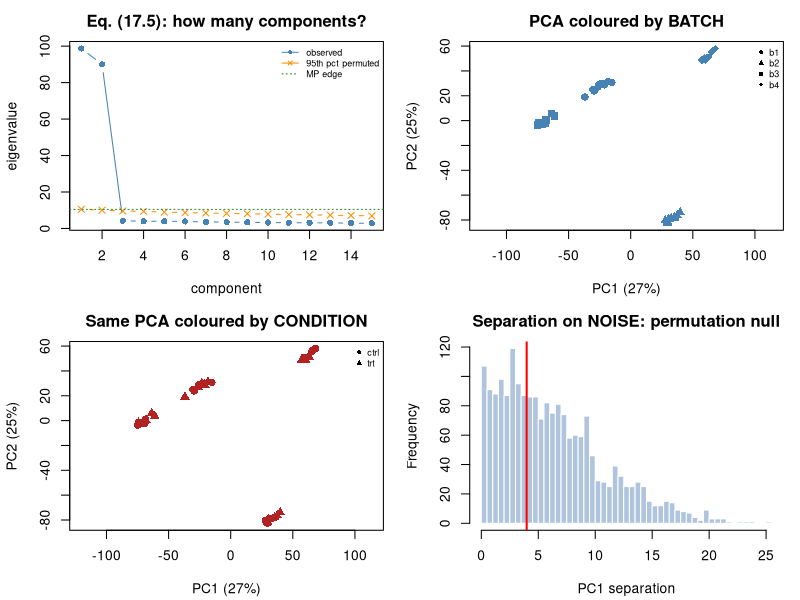

Source code (R):
#' ---
#' title: "Module 17 - Principal component analysis"
#' output: html_document
#' ---
#'
#' **Curriculum link:** `stats.md` -> Topic 17, equations (17.1)-(17.6)
#'
#' ## What you will learn
#'
#' 1. PCA is one eigenproblem (17.1), computed via SVD (17.2)-(17.3).
#' 2. Centering is mandatory; **scaling is a decision** (17.4).
#' 3. How many components: parallel analysis and Marchenko-Pastur (17.5).
#' 4. Sign and rotation indeterminacy.
#' 5. **PC x metadata association (17.6)** -- the key bioinformatics output.
#' 6. Over-reading separation, and double dipping.

#+ setup, message = FALSE
MODULE_NAME <- "17_pca"
OUT <- file.path(Sys.getenv("STATS_OUT", unset = "results"), MODULE_NAME)
dir.create(OUT, recursive = TRUE, showWarnings = FALSE)
header <- function(txt) cat("\n", strrep("=", 72), "\n", txt, "\n",
                            strrep("=", 72), "\n", sep = "")

#' ## 1. PCA from scratch: eigen and SVD agree, eq. (17.1)-(17.3)

#+ pca-scratch
header("1. Eigen-decomposition == SVD (17.1)-(17.3)")
pca_manual <- function(X, scale. = FALSE) {
  Xc <- scale(X, center = TRUE, scale = scale.)      # centering is MANDATORY
  n <- nrow(Xc)
  sv <- svd(Xc)
  list(scores = sv$u %*% diag(sv$d), loadings = sv$v,
       eigenvalues = sv$d^2 / (n - 1), pve = sv$d^2 / sum(sv$d^2), centered = Xc)
}
set.seed(1701)
n_s <- 60; p_f <- 300
Z <- matrix(rnorm(n_s * 2), n_s)
X <- Z %*% matrix(rnorm(2 * p_f), 2) + matrix(rnorm(n_s * p_f, 0, 0.8), n_s)
res <- pca_manual(X)
S <- cov(res$centered)
ev_eig <- sort(eigen(S, only.values = TRUE)$values, TRUE)[1:6]
cat(sprintf("  eigenvalues from covariance eigen: %s\n",
            paste(sprintf("%.4f", ev_eig), collapse = " ")))
cat(sprintf("  eigenvalues from SVD, d^2/(n-1)  : %s\n",
            paste(sprintf("%.4f", res$eigenvalues[1:6]), collapse = " ")))
cat(sprintf("  max |difference| = %.2e\n", max(abs(ev_eig - res$eigenvalues[1:6]))))
pr <- prcomp(X, center = TRUE, scale. = FALSE)
cat(sprintf("\n  prcomp() PVE : %s\n",
            paste(sprintf("%.4f", (pr$sdev^2/sum(pr$sdev^2))[1:6]), collapse = " ")))
cat(sprintf("  manual   PVE : %s\n",
            paste(sprintf("%.4f", res$pve[1:6]), collapse = " ")))
recon <- res$scores[, 1:2] %*% t(res$loadings[, 1:2])
cat(sprintf("\n  rank-2 reconstruction captures %.1f%% of the total variance\n",
            100 * (1 - sum((res$centered - recon)^2) / sum(res$centered^2))))

#' ## 2. Centering is mandatory; scaling is a decision, eq. (17.4)

#+ centering-scaling
header("2. Centering and scaling (17.4)")
X_unc <- X + 50
sv_unc <- svd(X_unc)
cat(sprintf("  WITHOUT centering, PC1 explains %.1f%% of variance\n",
            100 * sv_unc$d[1]^2 / sum(sv_unc$d^2)))
cat(sprintf("  |cor(PC1 loading, mean vector)| = %.4f\n",
            abs(cor(sv_unc$v[, 1], colMeans(X_unc)))))
cat("  Without centering, PC1 just points at the mean. ALWAYS centre.\n")
cat("  (prcomp() centres by default; princomp() also does. Never turn it off.)\n")
set.seed(1702)
clin <- cbind(HbA1c = rnorm(100, 5.5, 0.8), chol = rnorm(100, 200, 40),
              wbc = rnorm(100, 7000, 2500))
cat("\n  Scaling matters when features are on different scales:\n")
for (sc in c(FALSE, TRUE)) {
  r <- pca_manual(clin, scale. = sc)
  cat(sprintf("    scale=%-5s: PVE1=%.3f, |PC1 loadings| = %s\n", sc, r$pve[1],
              paste(sprintf("%.3f", abs(r$loadings[, 1])), collapse = " ")))
}
cat("  Unscaled, PC1 is entirely the variable with the largest UNITS (wbc),\n")
cat("  an artefact of measurement units, not biology.\n")
cat("\n  RULE: scale when units differ (clinical panels); do NOT scale when\n")
cat("  features share units and the variance differences ARE the biology\n")
cat("  (log-expression, M-values, arcsinh cytometry).\n")

#' ## 3. How many components? eq. (17.5)

#+ how-many
header("3. Selecting components: parallel analysis and Marchenko-Pastur (17.5)")
parallel_analysis <- function(X, n_perm = 60, scale. = TRUE) {
  obs <- pca_manual(X, scale.)$eigenvalues
  null <- replicate(n_perm, {
    Xp <- apply(X, 2, sample)      # permute each feature INDEPENDENTLY
    pca_manual(Xp, scale.)$eigenvalues[seq_along(obs)]
  })
  list(obs = obs, thresh = apply(null, 1, quantile, 0.95))
}
set.seed(1703)
pa <- parallel_analysis(X, n_perm = 40)
gamma <- p_f / n_s
mp_edge <- (1 + sqrt(gamma))^2                                  # eq. (17.5)
cat(sprintf("  data: n=%d, p=%d, gamma = p/n = %.2f\n", n_s, p_f, gamma))
cat(sprintf("  Marchenko-Pastur upper edge (1+sqrt(gamma))^2 = %.3f\n\n", mp_edge))
cat(sprintf("  %4s%13s%23s%8s\n", "PC", "eigenvalue", "95th pct of permuted", "keep?"))
for (j in 1:6)
  cat(sprintf("  %4d%13.3f%23.3f%8s\n", j, pa$obs[j], pa$thresh[j],
              ifelse(pa$obs[j] > pa$thresh[j], "yes", "no")))
cat(sprintf("\n  parallel analysis keeps %d component(s); the data were generated\n",
            sum(pa$obs > pa$thresh)))
cat("  from 2 latent factors.\n")
cat("\n  How large do PURE NOISE eigenvalues get?\n")
cat(sprintf("  %6s%7s%8s%14s%10s\n", "n", "p", "gamma", "observed max", "MP edge"))
for (cfg in list(c(50,50), c(50,500), c(50,2000))) {
  set.seed(cfg[1]*cfg[2])
  Xn <- matrix(rnorm(cfg[1]*cfg[2]), cfg[1])
  e <- pca_manual(Xn, scale. = TRUE)$eigenvalues
  g <- cfg[2]/cfg[1]
  cat(sprintf("  %6d%7d%8.1f%14.2f%10.2f\n", cfg[1], cfg[2], g, e[1], (1+sqrt(g))^2))
}
cat("  With p >> n, noise alone produces enormous leading eigenvalues.\n")

#' ## 4. Sign and rotation indeterminacy

#+ sign
header("4. PC signs are arbitrary; near-tied PCs are unstable")
r1 <- pca_manual(X); r2 <- pca_manual(X[, ncol(X):1])
cat(sprintf("  PC1 PVE, original order : %.6f\n", r1$pve[1]))
cat(sprintf("  PC1 PVE, reversed order : %.6f   <- identical\n", r2$pve[1]))
cat(sprintf("  correlation of the two PC1 score vectors: %+.6f\n",
            cor(r1$scores[, 1], r2$scores[, 1])))
cat("  |correlation| = 1, but the SIGN can flip. Never interpret the sign of\n")
cat("  a PC without anchoring it to a known feature.\n")
set.seed(1704)
base <- matrix(rnorm(80*2), 80) %*% diag(c(2.0, 1.98))    # NEARLY equal
Xtie <- cbind(base, matrix(rnorm(80*20, 0, 0.3), 80))
orig <- pca_manual(Xtie)$loadings[, 1]
sims <- replicate(50, {
  idx <- sample(80, 80, TRUE)
  abs(sum(pca_manual(Xtie[idx, ])$loadings[, 1] * orig))
})
cat(sprintf("\n  Near-tied eigenvalues -> unstable individual eigenvectors:\n"))
cat(sprintf("    eigenvalues 1,2 = %s\n",
            paste(sprintf("%.3f", pca_manual(Xtie)$eigenvalues[1:2]), collapse = " ")))
cat(sprintf("    mean |cos| between bootstrap PC1 and original PC1: %.3f\n", mean(sims)))
cat("    Only the SUBSPACE spanned by tied PCs is well defined.\n")

#' ## 5. PC x metadata association, eq. (17.6)

#+ pc-metadata
header("5. Which covariate explains each PC? (17.6)")
set.seed(1705)
n_samp <- 40; G <- 2000
meta <- data.frame(condition = rep(c("ctrl","trt"), n_samp/2),
                   batch = rep(c("b1","b2","b3","b4"), each = n_samp/4),
                   sex = sample(c("F","M"), n_samp, TRUE),
                   lib_size = rlnorm(n_samp, log(2e7), 0.3))
expr <- matrix(rnorm(n_samp * G), n_samp)
batch_load <- matrix(rnorm(4 * G), 4)
for (i in 1:4) expr[meta$batch == paste0("b", i), ] <-
  expr[meta$batch == paste0("b", i), ] + 2.2 * rep(batch_load[i, ], each = sum(meta$batch == paste0("b", i)))
expr[meta$condition == "trt", 1:200] <- expr[meta$condition == "trt", 1:200] + 0.9
expr <- expr + 0.6 * as.vector(scale(log(meta$lib_size)))
pc <- pca_manual(expr)
pc_metadata_r2 <- function(scores, meta, n_pc = 5) {
  out <- data.frame(PC = 1:n_pc, PVE = NA)
  for (col in names(meta)) out[[col]] <- NA
  for (j in 1:n_pc) {
    zj <- scores[, j]; out$PVE[j] <- NA
    for (col in names(meta)) {
      v <- meta[[col]]
      out[[col]][j] <- summary(lm(zj ~ if (is.numeric(v)) v else factor(v)))$r.squared
    }
  }
  out
}
tabm <- pc_metadata_r2(pc$scores, meta)
tabm$PVE <- pc$pve[1:5]
print(format(tabm, digits = 3), row.names = FALSE)
cat("\n  PC1 is overwhelmingly explained by BATCH, not condition. That is a\n")
cat("  technical finding, not a discovery. Build this table for EVERY dataset\n")
cat("  before interpreting a single PCA plot (stats.md Topic 19).\n")

#' ## 6. Two errors: over-reading separation, and double dipping

#+ errors
header("6. Separation in PC space is not evidence")
set.seed(1706)
n_samp <- 20; G <- 5000
Xnull <- matrix(rnorm(n_samp * G), n_samp)          # NO group structure at all
labels <- rep(0:1, n_samp/2)
pn <- pca_manual(Xnull)
obs_sep <- abs(mean(pn$scores[labels == 0, 1]) - mean(pn$scores[labels == 1, 1]))
null_sep <- replicate(2000, {
  perm <- sample(labels)
  abs(mean(pn$scores[perm == 0, 1]) - mean(pn$scores[perm == 1, 1]))
})
cat(sprintf("  n=%d, p=%d, NO real group difference\n", n_samp, G))
cat(sprintf("  observed PC1 separation between arbitrary labels: %.3f\n", obs_sep))
cat(sprintf("  permutation p-value: %.3f\n", (1 + sum(null_sep >= obs_sep))/2001))
cat("  Random high-dimensional data ALWAYS spread out in the top PCs.\n")
cat("  Permute the labels to get a null for any separation you plan to claim.\n")
grp <- as.integer(pn$scores[, 1] > median(pn$scores[, 1]))
top_feats <- order(-abs(pn$loadings[, 1]))[1:200]
p_dip <- sapply(top_feats, function(j) t.test(Xnull[grp==0, j], Xnull[grp==1, j])$p.value)
rand_feats <- sample(G, 200)
p_rand <- sapply(rand_feats, function(j) t.test(Xnull[grp==0, j], Xnull[grp==1, j])$p.value)
cat(sprintf("\n--- Double dipping: selecting features by PC1, then testing them ---\n"))
cat(sprintf("  features selected by PC1 loading : %.1f%% 'significant' (pure noise)\n",
            100*mean(p_dip < 0.05)))
cat(sprintf("  randomly selected features       : %.1f%%\n", 100*mean(p_rand < 0.05)))
cat("\n  Random features are only mildly inflated (the GROUPS came from PC1).\n")
cat("  Selecting the FEATURES from the same PC1 as well is what produces the\n")
cat("  large inflation. Split the data, or use a selective-inference test.\n")

#' ## 7. Figure

#+ figure
png(file.path(OUT, "pca.png"), width = 1100, height = 800, res = 110)
par(mfrow = c(2, 2), mar = c(4.2, 4.2, 2.5, 1))
plot(1:15, pa$obs[1:15], type = "b", pch = 16, col = "steelblue",
     xlab = "component", ylab = "eigenvalue", main = "Eq. (17.5): how many components?")
lines(1:15, pa$thresh[1:15], type = "b", pch = 4, col = "darkorange")
abline(h = mp_edge, col = "forestgreen", lty = 3)
legend("topright", c("observed", "95th pct permuted", "MP edge"),
       col = c("steelblue", "darkorange", "forestgreen"), pch = c(16, 4, NA),
       lty = c(1, 1, 3), bty = "n", cex = 0.65)
plot(pc$scores[, 1], pc$scores[, 2], pch = c(16,17,15,18)[factor(meta$batch)],
     col = "steelblue", cex = 1.2, asp = 1,
     xlab = sprintf("PC1 (%.0f%%)", 100*pc$pve[1]),
     ylab = sprintf("PC2 (%.0f%%)", 100*pc$pve[2]), main = "PCA coloured by BATCH")
legend("topright", levels(factor(meta$batch)), pch = c(16,17,15,18), bty = "n", cex = 0.65)
plot(pc$scores[, 1], pc$scores[, 2], pch = c(16,17)[factor(meta$condition)],
     col = "firebrick", cex = 1.2, asp = 1,
     xlab = sprintf("PC1 (%.0f%%)", 100*pc$pve[1]),
     ylab = sprintf("PC2 (%.0f%%)", 100*pc$pve[2]),
     main = "Same PCA coloured by CONDITION")
legend("topright", levels(factor(meta$condition)), pch = c(16,17), bty = "n", cex = 0.65)
hist(null_sep, breaks = 50, col = "lightsteelblue", border = "white",
     main = "Separation on NOISE: permutation null", xlab = "PC1 separation")
abline(v = obs_sep, col = "red", lwd = 2)
invisible(dev.off())
cat("\nFigure written to", file.path(OUT, "pca.png"), "\n")

#' ## Decision rules (from `stats.md` Topic 17)
#'
#' 1. Always centre. Scale only with a stated reason.
#' 2. Interpret PCs through loadings and metadata associations (17.6).
#' 3. Report the PVE for every displayed component; use equal aspect ratio.
#' 4. Never test features on the same data that defined the component.
#'
#' **Next:** `18_distances_and_clustering.R`
